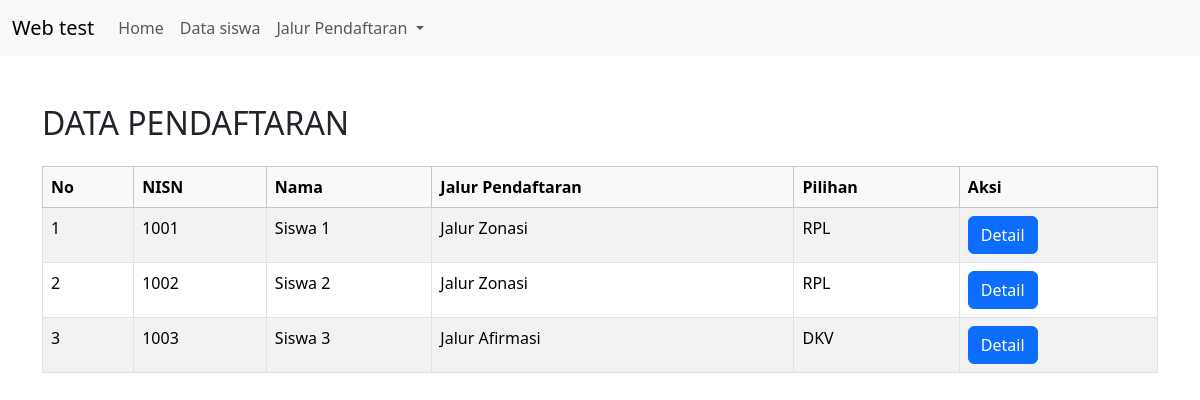
The app's page /admin.php with its own data.
### tables this page shows
CREATE TABLE `siswa` (
  `id_siswa` int(11) NOT NULL,
  `nisn` int(16) NOT NULL,
  `nama` varchar(255) NOT NULL,
  `tgl_lahir` date NOT NULL,
  `alamat` varchar(255) NOT NULL,
  `ortu` varchar(255) NOT NULL
);

### admin.php (the view, shortened to what this page needs)
<?php
include 'debeh.php';
$orderBy = isset($_GET['sort']) ? $_GET['sort'] : 's.nisn';
$orderDir = isset($_GET['dir']) && $_GET['dir'] === 'desc' ? 'DESC' : 'ASC';
$show_rel_data = "
    SELECT
        s.nisn,
        s.nama AS Nama,
        CASE
            WHEN a.nisn IS NOT NULL THEN 'Jalur Afirmasi'
            WHEN z.nisn IS NOT NULL THEN 'Jalur Zonasi'
            WHEN n.nisn IS NOT NULL THEN 'Jalur Nilai Akademik'
        END AS Jalur_Pendaftaran,
        COALESCE(a.pilihan, z.pilihan, n.pilihan) AS Pilihan
    FROM siswa s
    LEFT JOIN j_afirmasi a ON s.nisn = a.nisn
    LEFT JOIN j_zonasi z ON s.nisn = z.nisn
    LEFT JOIN j_nilai_akademik n ON s.nisn = n.nisn
    WHERE a.nisn IS NOT NULL
       OR z.nisn IS NOT NULL
       OR n.nisn IS NOT NULL
    ORDER BY $orderBy $orderDir
";
$result = $db->query($show_rel_data);
?>
<!DOCTYPE html>
<html lang="en">
<head>
    <link href="https://cdn.jsdelivr.net/npm/bootstrap@5.3.0/dist/css/bootstrap.min.css" rel="stylesheet">
</head>
<body>
    <?php include 'navbar.php'; ?>
    <div class="container mt-5">
        <h2 class="mb-4">DATA PENDAFTARAN</h2>
        <table class="table table-striped table-bordered">
            <thead class="table-light">
                <tr>
                    <th>No</th>
                    <th class="sortable" data-sort="nisn">NISN</th>
                    <th class="sortable" data-sort="nama">Nama</th>
                    <th class="sortable" data-sort="jalur_pendaftaran">Jalur Pendaftaran</th>
                    <th class="sortable" data-sort="pilihan">Pilihan</th>
                    <th>Aksi</th>
                </tr>
            </thead>
            <tbody>
                <?php
                $numb = 1;
                while ($data_show = $result->fetch_assoc()) {
                    $nisn = $data_show['nisn'];
                    echo "<tr>";
                    echo "<td>" . $numb++ . "</td>";
                    echo "<td>" . ($data_show['nisn']) . "</td>";
                    echo "<td>" . ($data_show['Nama']) . "</td>";
                    echo "<td>" . ($data_show['Jalur_Pendaftaran']) . "</td>";
                    echo "<td>" . ($data_show['Pilihan']) . "</td>";
                    echo "<td><button type='button' class='btn btn-primary' data-bs-toggle='modal' data-bs-target='#detailModal' data-id='$nisn'>Detail</button></td>";
                    echo "</tr>";
                }
                ?>
            </tbody>
        </table>
    </div>
</body>
</html>

### style.css (style rules this page uses)
html, body { top: 0; left: 0; padding: 0; margin: 0; }

### admin.php (style rules this page uses)
.sortable { cursor: pointer; position: relative; }
.sortable::after { content: ' '; position: absolute; right: 10px; top: 50%; transform: translateY(-50%); width: 0; height: 0; border-left: 5px solid transparent; border-right: 5px solid transparent; }

### records on screen
siswa: nisn "1001", nama "Siswa 1", Jalur_Pendaftaran "Jalur Zonasi", Pilihan "RPL"
siswa: nisn "1002", nama "Siswa 2", Jalur_Pendaftaran "Jalur Zonasi", Pilihan "RPL"
siswa: nisn "1003", nama "Siswa 3", Jalur_Pendaftaran "Jalur Afirmasi", Pilihan "DKV"
